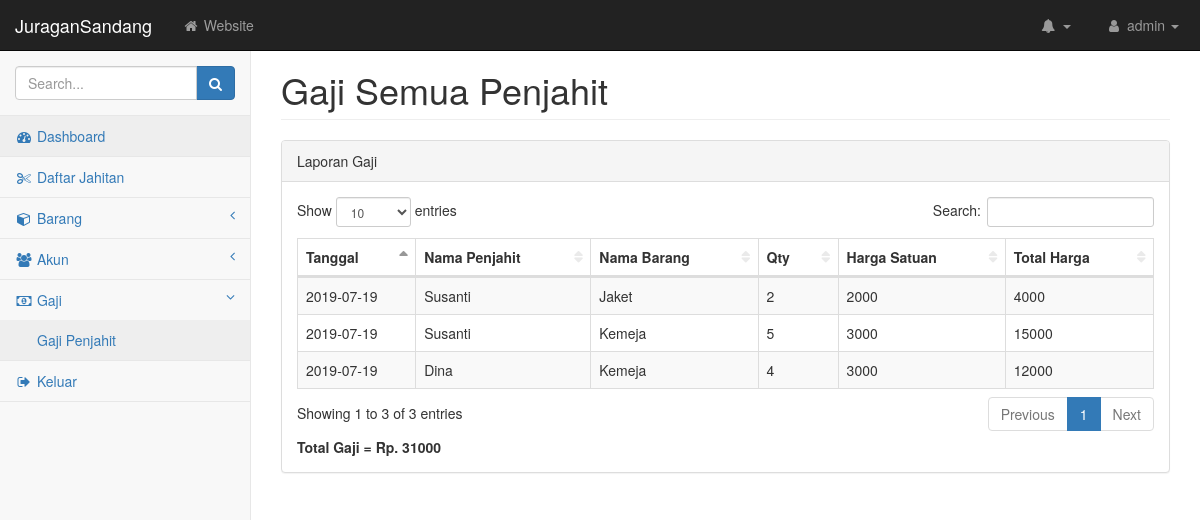
/admin.php?page=gaji_penjahit (signed in), run on the app's committed database.
### tables this page shows
CREATE TABLE `gaji_penjahit` (
  `id_gaji` int(11) NOT NULL,
  `tanggal` date NOT NULL,
  `id_user` int(11) NOT NULL,
  `nama_barang` varchar(30) NOT NULL,
  `total` int(11) NOT NULL,
  `harga_satuan` int(11) NOT NULL,
  `total_harga` int(11) NOT NULL
);

CREATE TABLE `user` (
  `id_user` int(4) NOT NULL,
  `username` varchar(30) NOT NULL,
  `password` varchar(30) NOT NULL,
  `nama_user` varchar(30) NOT NULL,
  `level` varchar(8) NOT NULL
);

### admin/gaji_penjahit.php (the view, shortened to what this page needs)
<div id="page-wrapper">
                <div class="container-fluid">
                    <div class="row">
                        <div class="col-lg-12">
                            <h1 class="page-header">Gaji Semua Penjahit</h1>
                        </div>
                    </div>
                    <div class="row">
                        <div class="col-lg-12">
                            <div class="panel panel-default">
                                <div class="panel-heading">
                                    Laporan Gaji
                                </div>
                                <div class="panel-body">
                                    <div class="table-responsive">
                                        <table class="table table-striped table-bordered table-hover" id="dataTables-example">
                                            <thead>
                                                <tr>
                                                    <th>Tanggal</th>
                                                    <th>Nama Penjahit</th>
                                                    <th>Nama Barang</th>
                                                    <th>Qty</th>
                                                    <th>Harga Satuan</th>
                                                    <th>Total Harga</th>
                                                </tr>
                                            </thead>
                                            <tbody>
                                                <tr class="odd gradeX">
                                                  <?php
 include ("koneksi.php");
    $GajiSql = "SELECT * from gaji_penjahit INNER JOIN user ON user.id_user=gaji_penjahit.id_user";
    $GajiQry = mysqli_query($koneksi, $GajiSql)  or die ("Query barang salah : ".mysql_error());
     foreach($GajiQry as $JahitanQry) {
    $total[]=$JahitanQry['total_harga'];
    $jumlahnya = array_sum($total);
    ?>
                                                    <td><?php echo $JahitanQry['tanggal']; ?></td>
                                                    <td><?php echo $JahitanQry['nama_user']; ?></td>
                                                    <td><?php echo $JahitanQry['nama_barang']; ?></td>
                                                    <td><?php echo $JahitanQry['total']; ?></td>
                                                    <td><?php echo $JahitanQry['harga_satuan']; ?></td>
                                                    <td><?php echo $JahitanQry['total_harga']; ?></td>
                                                </tr>
    <?php } ?>
                                            </tbody>
                                        </table>
                                         <?php
echo "<strong>Total Gaji = Rp. $jumlahnya</strong>";
    ?>
                                    </div>
                                </div>
                            </div>
                        </div>
                    </div>
                </div>
            </div>

### css/startmin.css (style rules this page uses)
body { background-color: #f8f8f8; }
#page-wrapper { padding-top: 30px; min-height: 568px; background-color: #fff; }
@media (min-width:768px) { #page-wrapper { position: inherit; margin-left: 250px; padding: 30px 15px 0 15px; border-left: 1px solid #e7e7e7; } }
table.dataTable thead .sorting, table.dataTable thead .sorting_asc, table.dataTable thead .sorting_desc, table.dataTable thead .sorting_asc_disabled, table.dataTable thead .sorting_desc_disabled { background: 0 0; }
table.dataTable thead .sorting_asc:after { content: "\f0de"; float: right; font-family: fontawesome; }
table.dataTable thead .sorting:after { content: "\f0dc"; float: right; font-family: fontawesome; color: rgba(50,50,50,.5); }

### data on the page
gaji_penjahit: tanggal "2019-07-19", id_user.nama_user "Susanti", nama_barang "Jaket", total "2", harga_satuan "2000", total_harga "4000"
gaji_penjahit: tanggal "2019-07-19", id_user.nama_user "Susanti", nama_barang "Kemeja", total "5", harga_satuan "3000", total_harga "15000"
gaji_penjahit: tanggal "2019-07-19", id_user.nama_user "Dina", nama_barang "Kemeja", total "4", harga_satuan "3000", total_harga "12000"

### other printed values
$_SESSION['username'] "admin"
$jumlahnya "31000"
